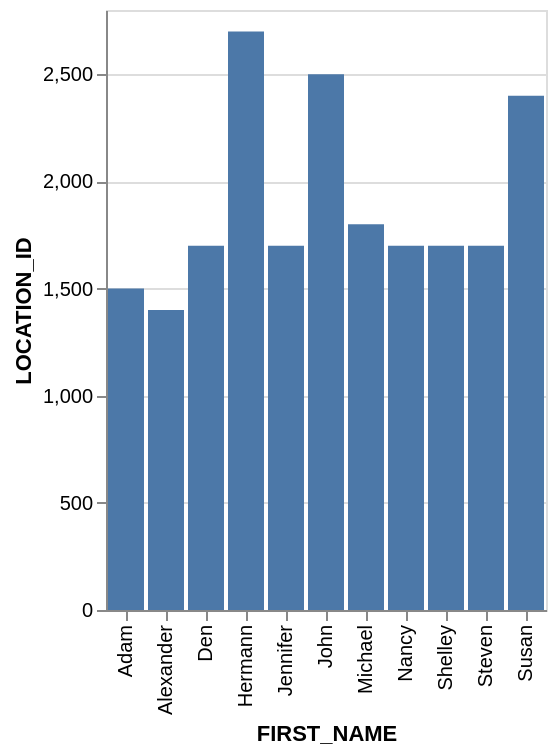

Here is the Vega-Lite specification saved for this chart:
### Vega-Lite specification from a JSON file in a GitHub repository (floating-point values rounded to 4 significant figures)
{"data": {"values": [{"x_data": "Adam", "y_data": 1500}, {"x_data": "Alexander", "y_data": 1400}, {"x_data": "Den", "y_data": 1700}, {"x_data": "Hermann", "y_data": 2700}, {"x_data": "Jennifer", "y_data": 1700}, {"x_data": "John", "y_data": 2500}, {"x_data": "Michael", "y_data": 1800}, {"x_data": "Nancy", "y_data": 1700}, {"x_data": "Shelley", "y_data": 1700}, {"x_data": "Steven", "y_data": 1700}, {"x_data": "Susan", "y_data": 2400}]}, "mark": "bar", "encoding": {"x": {"field": "x_data", "type": "nominal", "title": "FIRST_NAME", "sort": "ascending"}, "y": {"field": "y_data", "type": "quantitative", "title": "LOCATION_ID"}}}
